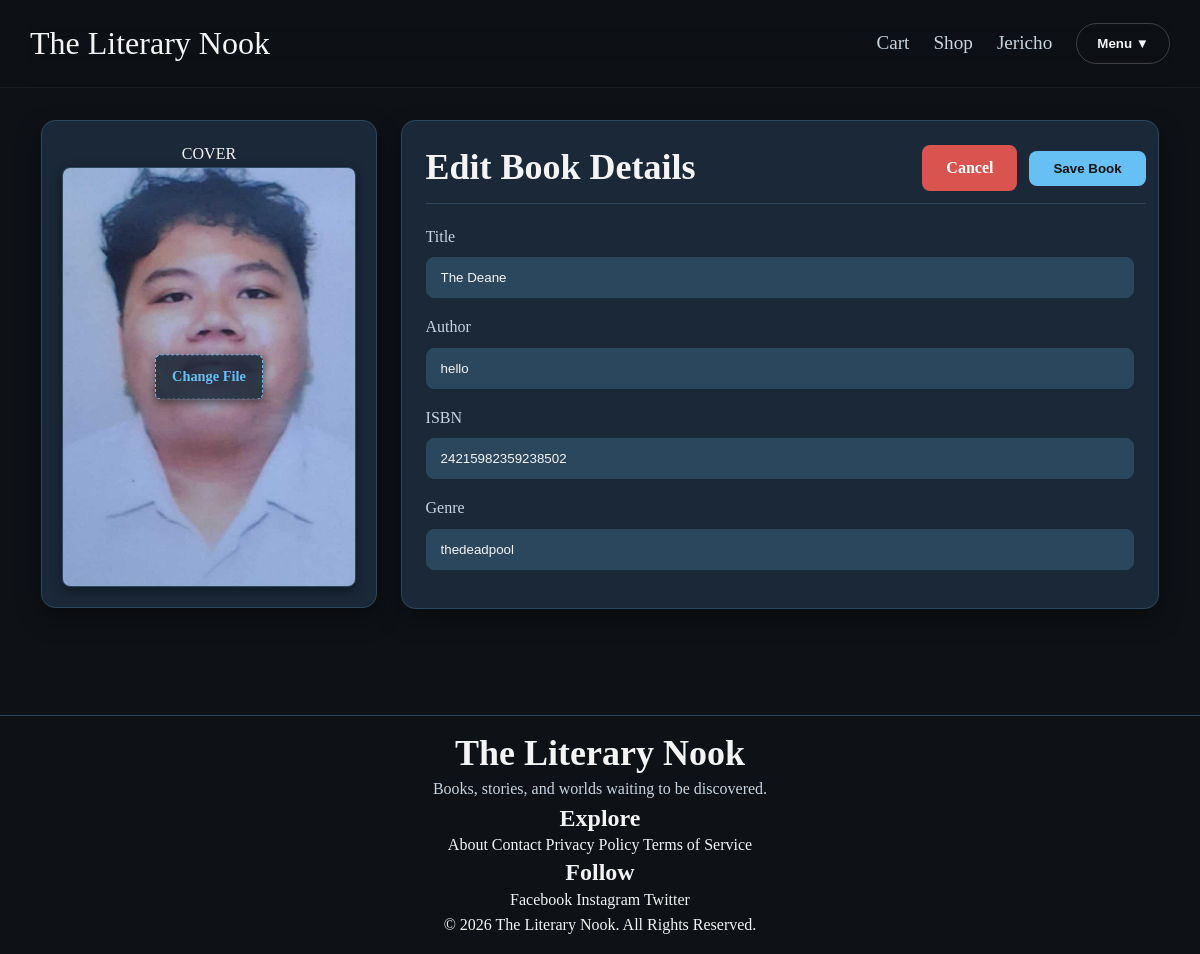
Page /admin/edit_book.php?id=8 (signed in) on the committed database.
### tables this page shows
CREATE TABLE `books` (
  `id` int(11) NOT NULL,
  `title` varchar(200) NOT NULL,
  `author` varchar(150) NOT NULL,
  `isbn` varchar(30) DEFAULT NULL,
  `genre` varchar(100) DEFAULT NULL,
  `publication_year` int(11) DEFAULT NULL,
  `publisher` varchar(150) DEFAULT NULL,
  `format` enum('Hardcover','Paperback','E-Book','Audiobook') DEFAULT NULL,
  `price` decimal(10,2) DEFAULT NULL,
  `discount_percent` decimal(5,2) NOT NULL DEFAULT 0.00,
  `stock` int(11) DEFAULT 0,
  `description` text DEFAULT NULL,
  `cover` varchar(255) DEFAULT NULL,
  `created_at` timestamp NOT NULL DEFAULT current_timestamp()
);

### admin/edit_book.php (the view, shortened to what this page needs)
<?php
require_once(ROOT_PATH . "/includes/db.php");
require_once(ROOT_PATH . "/includes/header.php");
$book_id = mysqli_real_escape_string($conn, $_GET['id']);
$query = "SELECT * FROM books WHERE id = '$book_id' LIMIT 1";
$result = mysqli_query($conn, $query);
$book = mysqli_fetch_assoc($result);
?>
<div class="admin-wide-container">
    <form action="edit_book.php?id=<?php echo $book['id']; ?>" method="POST" enctype="multipart/form-data">
        <div class="inventory-split-layout">
            <div class="cover-preview-card" style="position: relative;">
                <div class="preview-title-tag">COVER</div>
                <div class="interactive-file-overlay">
                    <div class="custom-upload-prompt" id="upload-prompt-text">Change File</div>
                    <img id="view-panel-cover" src="../<?php echo htmlspecialchars($book['cover']); ?>" class="preview-viewport-img" alt="Current Cover Art" style="object-fit: cover;">
                </div>
            </div>
            <div class="inventory-table-card">
                <div class="form-header-bar">
                    <h2 style="margin: 0;">Edit Book Details</h2>
                    <div>
                        <a href="books.php" class="btn btn-danger" style="background:#d9534f; padding: 10px 24px; text-decoration:none; border-radius: 8px;">Cancel</a>
                        <button type="submit" class="btn btn-primary" style="background:#66C0F4; padding: 10px 24px; border-radius: 8px; margin-left:8px;">Save Book</button>
                    </div>
                </div>
                <div class="scrollable-form-container">
                    <div class="form-group">
                        <label>Title</label>
                        <input type="text" name="title" value="<?php echo htmlspecialchars($book['title']); ?>" required>
                    </div>
                    <div class="form-group">
                        <label>Author</label>
                        <input type="text" name="author" value="<?php echo htmlspecialchars($book['author']); ?>" required>
                    </div>
                    <div class="form-group">
                        <label>ISBN</label>
                        <input type="text" name="isbn" value="<?php echo htmlspecialchars($book['isbn'] ?? ''); ?>">
                    </div>
                    <div class="form-group">
                        <label>Genre</label>
                        <input type="text" name="genre" value="<?php echo htmlspecialchars($book['genre'] ?? ''); ?>">
                    </div>
                </div>
            </div>
        </div>
    </form>
</div>
<?php require_once(ROOT_PATH . "/includes/footer.php"); ?>

### assets/css/base.css (style rules this page uses)
*, *::before, *::after { box-sizing:border-box; margin:0; padding:0; }
:root { --bg:#0E1116; --surface:#171C24; --card:#1B2838; --border:#2A475E; --primary:#D4AF37; --primary-hover:#E7C866; --secondary:#66C0F4; --text:#F4F4F4; --text-light:#C7D5E0; --text-muted:#8FA0B4; --success:#49D17D; --danger:#FF6961; --radius-sm:8px; --radius-md:16px; --radius-lg:24px; --radius-pill:999px; --shadow-sm:0 6px 12px rgba(0,0,0,.15); --shadow-md:0 12px 25px rgba(0,0,0,.30); --shadow-lg:0 20px 45px rgba(0,0,0,.45); --space-xs:8px; --space-sm:16px; --space-md:24px; --space-lg:32px; --space-xl:48px; --space-xxl:64px; --navbar-height:90px; --font-heading:'Playfair Display',serif; --font-body:'Inter',sans-serif; }
body { background:var(--bg); color:var(--text); min-height:100vh; overflow-x:hidden; line-height:1.6; }
a { color:inherit; text-decoration:none; transition:.25s ease; }
img { display:block; max-width:100%; }
h1,h2,h3,h4,h5,h6 { color:var(--text); font-weight:700; line-height:1.2; }
h2 { font-size:clamp(2rem,3vw,3rem); }

### assets/css/components.css (style rules this page uses)
.btn { display:inline-flex; align-items:center; justify-content:center; gap:8px; padding:12px 20px; border:none; border-radius:var(--radius-pill); cursor:pointer; font-weight:600; transition:.25s ease; text-decoration:none; }
.btn-primary { background:var(--primary); color:#111; }
.btn-danger { background:#d9534f; color:white; }
.btn-danger { background:#d9534f; color:white; margin-left:8px; }

### assets/css/forms.css (style rules this page uses)
.form-group { margin-bottom:var(--space-sm); }
label { display:block; margin-bottom:8px; color:var(--text-light); font-weight:500; }
input, textarea, select { width:100%; padding:12px 14px; border:1px solid var(--border); border-radius:var(--radius-sm); background:var(--border); color:var(--text); outline:none; transition:.25s ease; }
input::placeholder, textarea::placeholder { color:var(--text-muted); }

### assets/css/admin.css (style rules this page uses)
.admin-wide-container { width: 98%; max-width: 1600px; margin: 0 auto; padding: 10px 0; }
.inventory-split-layout { display: flex; flex-direction: row; align-items: flex-start; gap: 24px; width: 100%; }
.cover-preview-card { flex: 0 0 30%; min-width: 320px; max-width: 400px; background: #1B2838; border: 1px solid #2A475E; border-radius: 14px; padding: 20px; box-shadow: 0 10px 25px rgba(0,0,0,0.35); display: flex; flex-direction: column; align-items: center; height: auto; }
.cover-preview-card .preview-viewport-img { width: 100%; max-width: 362px; height: 420px; object-fit: cover; background: #111622; border-radius: 8px; border: 1px solid #2A475E; box-shadow: 0 4px 12px rgba(0,0,0,0.4); }
.inventory-table-card { flex: 1; background: #1B2838; border: 1px solid #2A475E; border-radius: 14px; padding: 24px; box-shadow: 0 10px 25px rgba(0,0,0,0.35); max-height: 520px; overflow-y: auto; padding-right: 12px; }
.form-header-bar { display: flex; justify-content: space-between; align-items: center; margin-bottom: 20px; border-bottom: 1px solid #2A475E; padding-bottom: 12px; }
.scrollable-form-container { max-height: 360px; overflow-y: auto; padding-right: 12px; }
.interactive-file-overlay { position: relative; width: 100%; height: 100%; }
.custom-upload-prompt { position: absolute; top: 50%; left: 50%; transform: translate(-50%, -50%); background: rgba(27, 40, 56, 0.85); border: 1px dashed #66C0F4; color: #66C0F4; padding: 10px 16px; border-radius: 6px; font-weight: 700; pointer-events: none; text-align: center; font-size: 0.9rem; box-shadow: 0 4px 10px rgba(0,0,0,0.5); }

### rows in the picture
books: cover (picture), title "The Deane", author "hello", isbn "24215982359238502", genre "thedeadpool"

### other values in the picture
explode(' ', $_SESSION["fullname"])[0] "Jericho"
